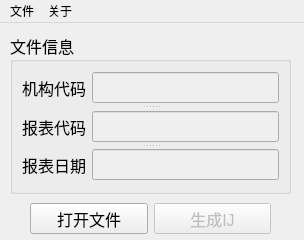
<?xml version="1.0" encoding="UTF-8"?>
<ui version="4.0">
 <class>MainWindow</class>
 <widget class="QMainWindow" name="MainWindow">
  <property name="geometry">
   <rect>
    <x>0</x>
    <y>0</y>
    <width>304</width>
    <height>240</height>
   </rect>
  </property>
  <property name="sizePolicy">
   <sizepolicy hsizetype="Fixed" vsizetype="Fixed">
    <horstretch>0</horstretch>
    <verstretch>0</verstretch>
   </sizepolicy>
  </property>
  <property name="minimumSize">
   <size>
    <width>304</width>
    <height>240</height>
   </size>
  </property>
  <property name="maximumSize">
   <size>
    <width>304</width>
    <height>240</height>
   </size>
  </property>
  <property name="windowTitle">
   <string>IJGenerater</string>
  </property>
  <property name="windowIcon">
   <iconset>
    <normaloff>:/img/zip.ico</normaloff>:/img/zip.ico</iconset>
  </property>
  <widget class="QWidget" name="centralwidget">
   <widget class="QGroupBox" name="info">
    <property name="geometry">
     <rect>
      <x>10</x>
      <y>10</y>
      <width>281</width>
      <height>161</height>
     </rect>
    </property>
    <property name="font">
     <font>
      <family>微软雅黑 Light</family>
      <pointsize>12</pointsize>
     </font>
    </property>
    <property name="title">
     <string>文件信息</string>
    </property>
    <layout class="QVBoxLayout" name="verticalLayout">
     <item>
      <widget class="QSplitter" name="splitter">
       <property name="orientation">
        <enum>Qt::Vertical</enum>
       </property>
       <widget class="QWidget" name="layoutWidget">
        <layout class="QHBoxLayout" name="horizontalLayout_3">
         <item>
          <widget class="QLabel" name="creditCode_label">
           <property name="font">
            <font>
             <family>Microsoft YaHei UI</family>
             <pointsize>12</pointsize>
            </font>
           </property>
           <property name="text">
            <string>机构代码</string>
           </property>
          </widget>
         </item>
         <item>
          <widget class="QLineEdit" name="creditCode_line">
           <property name="enabled">
            <bool>false</bool>
           </property>
           <property name="font">
            <font>
             <pointsize>12</pointsize>
            </font>
           </property>
           <property name="cursor">
            <cursorShape>BlankCursor</cursorShape>
           </property>
           <property name="autoFillBackground">
            <bool>false</bool>
           </property>
           <property name="readOnly">
            <bool>true</bool>
           </property>
           <property name="clearButtonEnabled">
            <bool>false</bool>
           </property>
          </widget>
         </item>
        </layout>
       </widget>
       <widget class="QWidget" name="layoutWidget_2">
        <layout class="QHBoxLayout" name="horizontalLayout">
         <item>
          <widget class="QLabel" name="reportCode_label">
           <property name="font">
            <font>
             <family>Microsoft YaHei UI</family>
             <pointsize>12</pointsize>
            </font>
           </property>
           <property name="text">
            <string>报表代码</string>
           </property>
          </widget>
         </item>
         <item>
          <widget class="QLineEdit" name="reportCode_line">
           <property name="enabled">
            <bool>false</bool>
           </property>
           <property name="font">
            <font>
             <pointsize>12</pointsize>
            </font>
           </property>
           <property name="cursor">
            <cursorShape>BlankCursor</cursorShape>
           </property>
           <property name="autoFillBackground">
            <bool>false</bool>
           </property>
           <property name="readOnly">
            <bool>true</bool>
           </property>
           <property name="clearButtonEnabled">
            <bool>false</bool>
           </property>
          </widget>
         </item>
        </layout>
       </widget>
       <widget class="QWidget" name="layoutWidget_3">
        <layout class="QHBoxLayout" name="horizontalLayout_2">
         <item>
          <widget class="QLabel" name="date_label">
           <property name="font">
            <font>
             <family>Microsoft YaHei UI</family>
             <pointsize>12</pointsize>
            </font>
           </property>
           <property name="text">
            <string>报表日期</string>
           </property>
          </widget>
         </item>
         <item>
          <widget class="QLineEdit" name="date_line">
           <property name="enabled">
            <bool>false</bool>
           </property>
           <property name="font">
            <font>
             <pointsize>12</pointsize>
            </font>
           </property>
           <property name="cursor">
            <cursorShape>BlankCursor</cursorShape>
           </property>
           <property name="autoFillBackground">
            <bool>false</bool>
           </property>
           <property name="readOnly">
            <bool>true</bool>
           </property>
           <property name="clearButtonEnabled">
            <bool>false</bool>
           </property>
          </widget>
         </item>
        </layout>
       </widget>
      </widget>
     </item>
    </layout>
   </widget>
   <widget class="QWidget" name="layoutWidget_4">
    <property name="geometry">
     <rect>
      <x>30</x>
      <y>180</y>
      <width>241</width>
      <height>31</height>
     </rect>
    </property>
    <layout class="QHBoxLayout" name="horizontalLayout_4">
     <item>
      <widget class="QPushButton" name="open_button">
       <property name="font">
        <font>
         <family>Microsoft JhengHei UI</family>
         <pointsize>12</pointsize>
        </font>
       </property>
       <property name="text">
        <string>打开文件</string>
       </property>
      </widget>
     </item>
     <item>
      <widget class="QPushButton" name="generater_button">
       <property name="enabled">
        <bool>false</bool>
       </property>
       <property name="font">
        <font>
         <family>Microsoft JhengHei UI</family>
         <pointsize>12</pointsize>
        </font>
       </property>
       <property name="text">
        <string>生成IJ</string>
       </property>
       <property name="icon">
        <iconset>
         <normaloff>:/config/config.ini</normaloff>:/config/config.ini</iconset>
       </property>
      </widget>
     </item>
    </layout>
   </widget>
  </widget>
  <widget class="QMenuBar" name="menubar">
   <property name="geometry">
    <rect>
     <x>0</x>
     <y>0</y>
     <width>304</width>
     <height>23</height>
    </rect>
   </property>
   <widget class="QMenu" name="file_menu">
    <property name="title">
     <string>文件</string>
    </property>
    <addaction name="config_action"/>
   </widget>
   <widget class="QMenu" name="about_menu">
    <property name="title">
     <string>关于</string>
    </property>
    <addaction name="donate_action"/>
    <addaction name="about_action"/>
   </widget>
   <addaction name="file_menu"/>
   <addaction name="about_menu"/>
  </widget>
  <action name="config_action">
   <property name="text">
    <string>修改配置文件</string>
   </property>
  </action>
  <action name="donate_action">
   <property name="text">
    <string>赞赏作者</string>
   </property>
  </action>
  <action name="about_action">
   <property name="text">
    <string>关于</string>
   </property>
  </action>
 </widget>
 <resources>
  <include location="resource.qrc"/>
 </resources>
 <connections/>
</ui>
